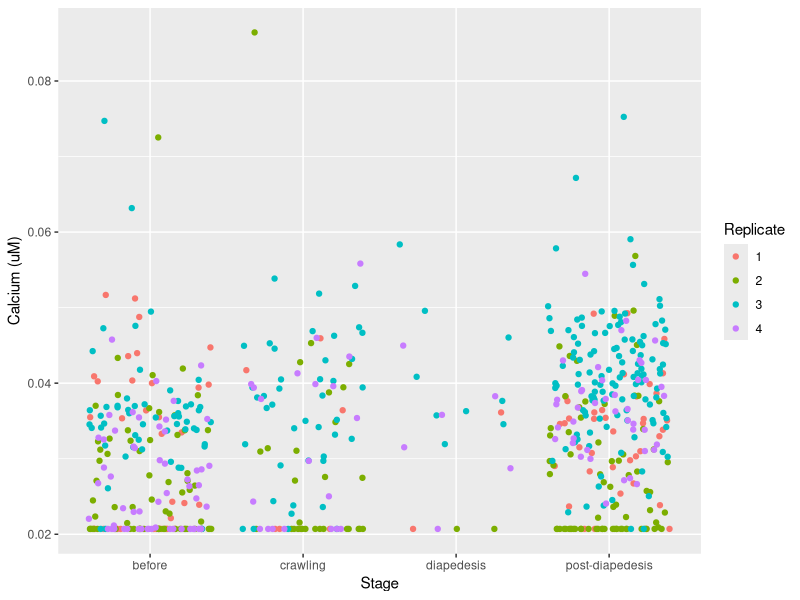
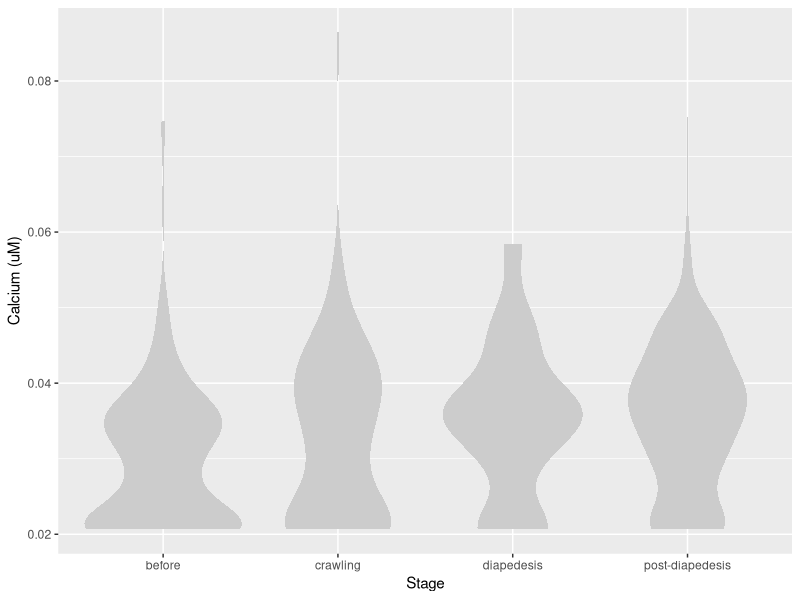
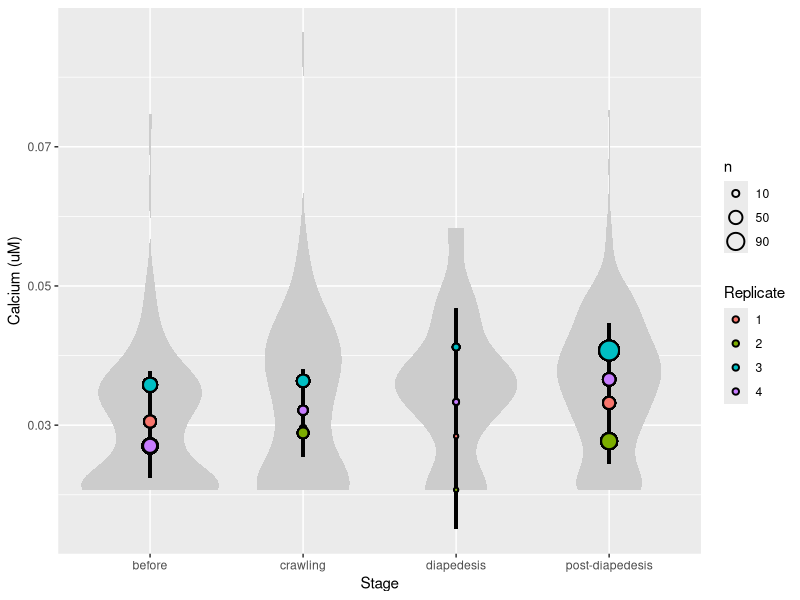
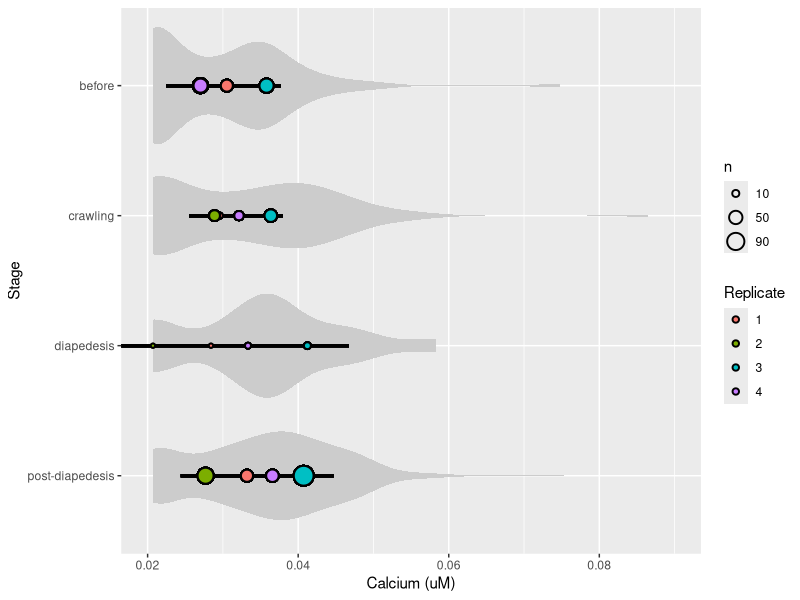
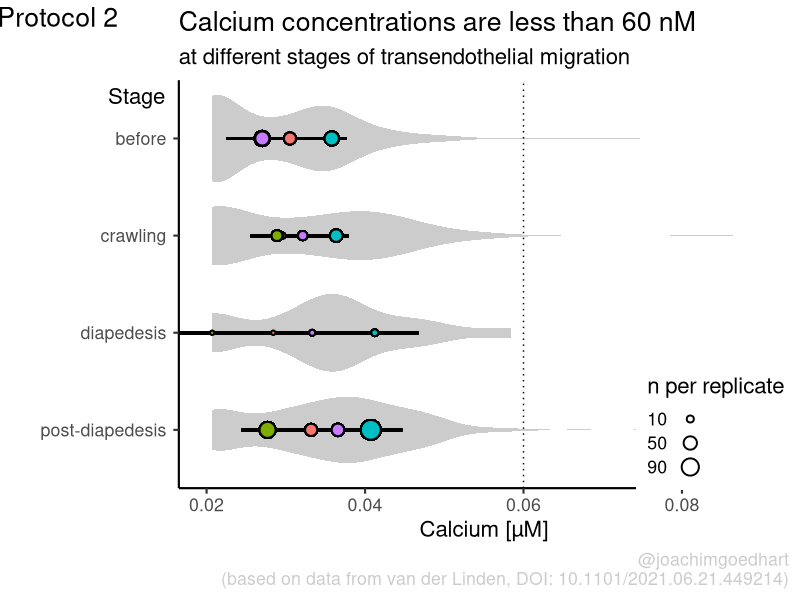
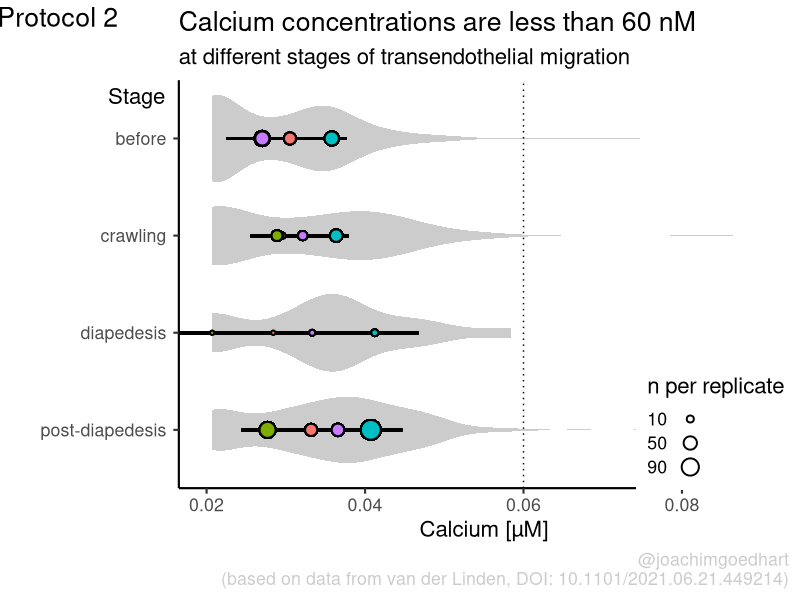

Write R code to recreate these figures, in order.
## ---- chunk 1
library(tidyverse)
## ---- chunk 2
Confidence_level <-  0.95
## ---- chunk 3
df_raw <- readxl::read_excel('figure5.xlsx', skip=6)
## ---- chunk 4
head(df_raw)
## ---- chunk 5
df_raw <- df_raw %>% mutate(Replicate = as.factor(`Batch no. neutrophils`))
## ---- chunk 6
ggplot(data=df_raw, aes(x=Stage)) +
  geom_jitter(data=df_raw, aes(x=Stage, y=`Calcium (uM)`, color=Replicate))
## ---- chunk 7
df_summary <- df_raw %>% group_by(Stage, Replicate) %>%
  summarise(n=n(), mean=mean(`Calcium (uM)`))
## ---- chunk 8
df_summary_replicas <- df_summary %>% group_by(Stage) %>%
  mutate(n_rep=n(), mean_rep=mean(mean), sd_rep = sd(mean))  %>%
  mutate(sem = sd_rep / sqrt(n_rep - 1),
         `95%CI_lo` = mean_rep + qt((1-Confidence_level)/2, n_rep - 1) * sem,
         `95%CI_hi` = mean_rep - qt((1-Confidence_level)/2, n_rep - 1) * sem,
         NULL)
## ---- chunk 9
head(df_summary_replicas)
## ---- chunk 10
df_2 <- df_raw %>% left_join(df_summary_replicas, by = c("Stage","Replicate"))
## ---- chunk 11
df_2 %>% write.csv("protocol_2.csv", row.names=FALSE)
## ---- chunk 12
p <- ggplot(data=df_2, aes(x=Stage)) +
  geom_violin(data=df_2, aes(x=Stage, y=`Calcium (uM)`), color=NA, fill="grey80")
## ---- chunk 13
p
## ---- chunk 14
 p <- p + geom_linerange(data = df_2, aes(ymin=`95%CI_lo`, ymax=`95%CI_hi`), size=1, alpha=0.8) 
## ---- chunk 15
p <- p + geom_point(data=df_2, aes(x=Stage, y=mean, size=n, fill=Replicate),  shape=21, stroke = 1)
## ---- chunk 16
p <- p + scale_size_area(breaks = c(10, 50, 90), max_size = 6)
## ---- chunk 17
p
## ---- chunk 18
p <- p + coord_flip(ylim = c(0.02,0.09)) +
  # This ensures correct order of conditions when plot is rotated 90 degrees
  scale_x_discrete(limits = rev)
## ---- chunk 19
p
## ---- chunk 20
p <- p + geom_hline(yintercept = 0.060, linetype='dotted')
## ---- chunk 21
p <-
  p + labs(
    title = "Calcium concentrations are less than 60 nM",
    subtitle = "at different stages of transendothelial migration",
    x = "Stage",
    y = "Calcium [µM]",
    caption = "@joachimgoedhart\n(based on data from van der Linden, DOI: 10.1101/2021.06.21.449214)",
    tag = "Protocol 2"
  )
## ---- chunk 22
p <-
  #Set text size
  p + theme_classic(base_size = 16) + theme(
    plot.caption = element_text(
      color = "grey80",
      hjust = 1
    ),
    #Set position of legend to lower right corner
    legend.position = c(0.88,0.15),
    
    #This line positions the label ('title') of the conditions
    axis.title.y = element_text(vjust = 0.98, angle = 0, margin=margin(l=70)),
    
    #This line positions the names of the conditions
    #A negative margin is needed for aligning the y-axis 'title' with the 'text'
    axis.text.y = element_text(vjust = 0.5, hjust=1, angle = 0, margin=margin(l=-90, r=5)),
    
    #Move 'tag', so its position partially overlaps with the conditions
    plot.tag.position = c(0.06,0.99)
    ) + guides(fill = "none",
               size = guide_legend(title = 'n per replicate', label.position = "left")
               )
## ---- chunk 23
p
## ---- chunk 24
png(file=paste0("Protocol_2.png"), width = 4000, height = 3000, units = "px", res = 400)
  p
dev.off()
